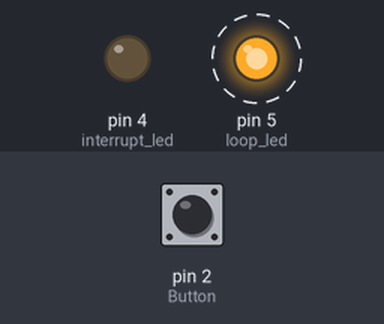
A sketch run on a simulated Arduino Uno, built with avr-gcc and run on an emulated ATmega328P. Shown: output pins drawn as LEDs (lit = HIGH). Dashed ring = blinking. Inputs (shaded band) come from the test bench; at power-on: pin 2 (Button) HIGH.

Above: at 1.2 s.
1.3 s: pin 2 (Button) pulled LOW for 0.15 s
At 2.4 s:
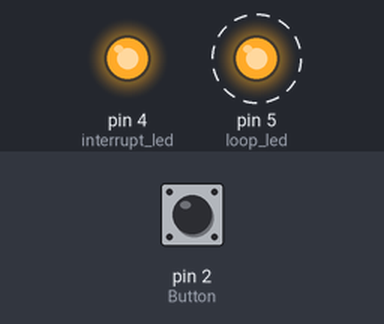
4.3 s: pin 2 (Button) pulled LOW for 1 s
At 4.9 s:
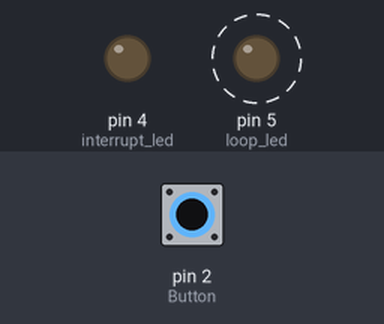
8.0 s: pin 2 (Button) pulled LOW for 3.2 s
At 8.9 s:
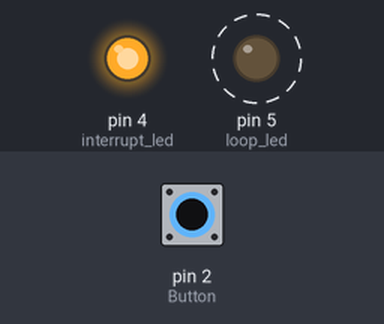
Timing chart, 0 to 18.7 s (numbered marks = the images above; inputs shaded):
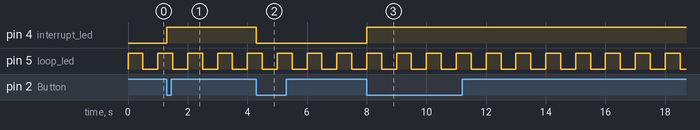

Measured:
- after the input at 1.3 s, pin 4 (interrupt_led): LOW → HIGH at once
- after the input at 4.3 s, pin 4 (interrupt_led): HIGH → LOW at once
- after the input at 8.0 s, pin 4 (interrupt_led): LOW → HIGH at once
- by itself, pin 5 (loop_led): alternates HIGH for 0.50 s and LOW for 0.50 s

The sketch:

04_use_interruption_button.ino
```cpp
int statut_led;
int loop_statut;
//the branche for interruption are '2,3,18,19,20,21' here we choose 22
const int Button=2;
const int loop_led=5;
const int interrupt_led=4;

void setup()
{
  pinMode(Button, INPUT);
  pinMode(loop_led, OUTPUT);
  pinMode(interrupt_led, OUTPUT);
  statut_led=LOW;
  loop_statut=LOW;
  //interrupt the loop if the button are press
  attachInterrupt(digitalPinToInterrupt(Button), interrupt_method, FALLING);
}

void interrupt_method()
{
  statut_led=!statut_led;
  digitalWrite(interrupt_led, statut_led);
}

void loop()
{
  loop_statut=!loop_statut;
  digitalWrite(loop_led, loop_statut);
  delay(500);
}
```
